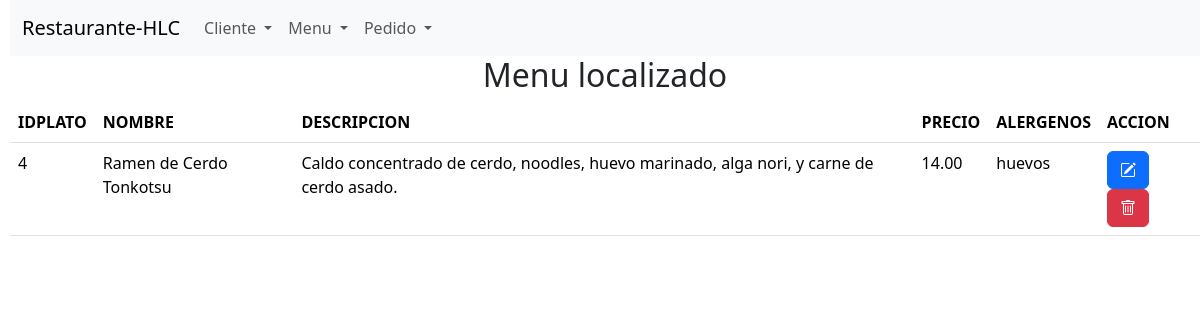
Screenshot of /proceso_buscar_menu.php?txtNombreMenu=Ramen de Cerdo Tonkotsu with the database file from the repository.
### tables this page shows
CREATE TABLE `menu` (
  `idplato` int NOT NULL,
  `nombre` varchar(40) NOT NULL,
  `descripcion` varchar(500) NOT NULL,
  `precio` double(10,2) NOT NULL,
  `alergenos` varchar(150) NOT NULL
);

### proceso_buscar_menu.php (the view, shortened to what this page needs)
<?php
$conexion = obtenerConexion();
$nombre = $_GET['txtNombreMenu'];
$sql = "SELECT * FROM menu WHERE nombre = '$nombre';";
$resultado = mysqli_query($conexion, $sql);
$fila = mysqli_fetch_assoc($resultado);
if($fila){
    $mensaje = "<h2 class='text-center'>Menu localizado</h2>";
    $mensaje .= "<table class='table'>";
    $mensaje .= "<thead><tr><th>IDPLATO</th><th>NOMBRE</th><th>DESCRIPCION</th><th>PRECIO</th><th>ALERGENOS</th><th>ACCION</th></tr></thead>";
    $mensaje .= "<tbody><tr>";
    $mensaje .= "<td>" . $fila['idplato'] . "</td>";
    $mensaje .= "<td>" . $fila['nombre'] . "</td>";
    $mensaje .= "<td>" . $fila['descripcion'] . "</td>";
    $mensaje .= "<td>" . $fila['precio'] . "</td>";
    $mensaje .= "<td>" . $fila['alergenos'] . "</td>";
    $mensaje .= "<td><form class='d-inline me-1' action='editar_menu.php' method='post'>";
    $mensaje .= "<input type='hidden' name='menu' value='" . htmlspecialchars(json_encode($fila),ENT_QUOTES) . "' />";
    $mensaje .= "<button name='Editar' class='btn btn-primary'><i class='bi bi-pencil-square'></i></button></form>";
    $mensaje .= "<form class='d-inline' action='borrar_menu.php' method='post'>";
    $mensaje .= "<input type='hidden' name='idplato' value='" . $fila['idplato']  . "' />";
    $mensaje .= "<button name='Borrar' class='btn btn-danger'><i class='bi bi-trash'></i></button></form>";
    $mensaje .= "</tr></tbody></table>";
} else {
   $mensaje = "<h2 class='text-center mt-5'>El menu con nombre: $nombre no está registrado</h2>";
}
echo $mensaje;
?>

### rows the page displays
menu: idplato "4", nombre "Ramen de Cerdo Tonkotsu", descripcion "Caldo concentrado de cerdo, noodles, huevo marinado, alga nori, y carne de cerdo asado.", precio "14.00", alergenos "huevos"
